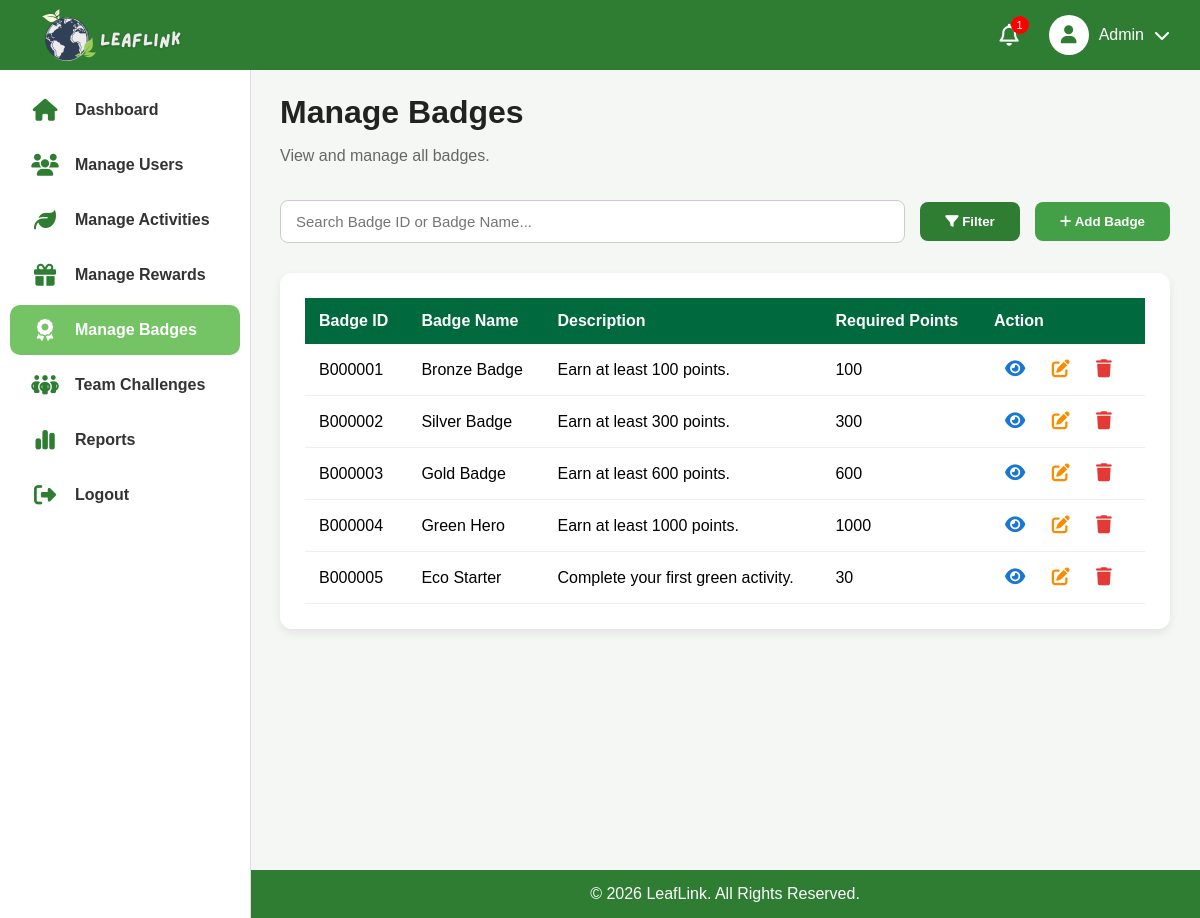
Page /admin/badges/manage_badge.php on the committed database.
### tables this page shows
CREATE TABLE `badge` (
  `badgeId` varchar(11) NOT NULL,
  `badgeName` varchar(100) NOT NULL,
  `description` text NOT NULL,
  `requiredPoints` int(11) NOT NULL
);

### admin/badges/manage_badge.php (the view, shortened to what this page needs)
<?php
    include '../includes/header.php';
    include '../includes/sidebar.php';
    $search = "";
    $sql =
        "SELECT
            badgeId,
            badgeName,
            description,
            requiredPoints
        FROM badge
        WHERE 1";
    $sql .= "
        ORDER BY badgeId ASC";
    $badgeQuery = mysqli_query($conn, $sql);
?>
<main class="main-content">
    <h1 class="dashboard-title">Manage Badges</h1>
    <p class="dashboard-subtitle">
        View and manage all badges.
    </p>
    <form class="toolbar" method="GET">
        <input
            type="text"
            name="search"
            class="search-box"
            placeholder="Search Badge ID or Badge Name..."
            value="<?= $search; ?>">
        <button type="submit" class="filter-btn">
            <i class="fa-solid fa-filter"></i>
            Filter
        </button>
        <button type="button" class="add-btn">
            <i class="fa-solid fa-plus"></i>
            Add Badge
        </button>
    </form>
    <div class="table-card">
        <table class="recent-table">
            <thead>
                <tr>
                    <th>Badge ID</th>
                    <th>Badge Name</th>
                    <th>Description</th>
                    <th>Required Points</th>
                    <th>Action</th>
                </tr>
            </thead>
            <tbody>
                <?php
                    if(mysqli_num_rows($badgeQuery) > 0){
                        while($row = mysqli_fetch_assoc($badgeQuery)){
                ?>
                <tr>
                    <td><?= $row['badgeId']; ?></td>
                    <td><?= $row['badgeName']; ?></td>
                    <td><?= $row['description']; ?></td>
                    <td><?= $row['requiredPoints']; ?></td>
                    <td>
                        <button
                            type="button" class="action-btn view-btn"
                            data-id="<?= $row['badgeId']; ?>"
                            data-name="<?= $row['badgeName']; ?>"
                            data-description="<?= $row['description']; ?>"
                            data-points="<?= $row['requiredPoints']; ?>">
                            <i class="fa-solid fa-eye"></i>
                        </button>
                        <button
                            type="button" class="action-btn edit-btn"
                            data-id="<?= $row['badgeId']; ?>"
                            data-name="<?= $row['badgeName']; ?>"
                            data-description="<?= $row['description']; ?>"
                            data-points="<?= $row['requiredPoints']; ?>">
                            <i class="fa-solid fa-pen-to-square"></i>
                        </button>
                        <button
                            type="button" class="action-btn delete-btn"
                            data-id="<?= $row['badgeId']; ?>"
                            data-name="<?= $row['badgeName']; ?>">
                            <i class="fa-solid fa-trash"></i>
                        </button>
                    </td>
                </tr>
                <?php
                        }
                } ?>
            </tbody>
        </table>
    </div>
</main>
<?php
    include'../includes/footer.php';
?>

### admin/admin.css (style rules this page uses)
body { margin: 0; background: #F5F7F5; font-family: Arial, Helvetica, sans-serif; }
.main-content { flex: 1; margin-left: 250px; margin-top: 70px; padding: 3px 30px 30px; background: #F5F7F5; }
.main-content h1 { margin-bottom: 15px; color: #222; }
.main-content p { color: #666; }
.dashboard-title { margin-bottom: 8px; color: #2E7D32; }
.dashboard-subtitle { color: #666; margin-bottom: 35px; }
.table-card { background: white; margin-top: 30px; padding: 25px; border-radius: 12px; box-shadow: 0 4px 10px rgba(0, 0, 0, 0.08); }
.recent-table { width: 100%; border-collapse: collapse; }
.recent-table th { background: #00693E; color: white; padding: 14px; text-align: left; }
.recent-table td { padding: 14px; border-bottom: 1px solid #EEEEEE; }
.toolbar { display: flex; align-items: center; gap: 15px; margin-bottom: 25px; }
.search-box { flex: 1; padding: 12px 15px; border: 1px solid #CCCCCC; border-radius: 8px; font-size: 15px; }
.filter-btn { background: #2E7D32; color: white; border: none; padding: 12px 25px; border-radius: 8px; cursor: pointer; font-weight: bold; }
.add-btn { margin-left: auto; background: #43A047; color: white; border: none; padding: 12px 25px; border-radius: 8px; cursor: pointer; font-weight: bold; }
.action-btn { border: none; background: none; cursor: pointer; font-size: 18px; margin: 0 5px; }
.view-btn { color: #1976D2; }
.edit-btn { color: #FB8C00; }
.delete-btn { color: #E53935; }

### rows in the picture
badge: badgeId "B000001", badgeName "Bronze Badge", description "Earn at least 100 points.", requiredPoints "100"
badge: badgeId "B000002", badgeName "Silver Badge", description "Earn at least 300 points.", requiredPoints "300"
badge: badgeId "B000003", badgeName "Gold Badge", description "Earn at least 600 points.", requiredPoints "600"
badge: badgeId "B000004", badgeName "Green Hero", description "Earn at least 1000 points.", requiredPoints "1000"
badge: badgeId "B000005", badgeName "Eco Starter", description "Complete your first green activity.", requiredPoints "30"

### other values in the picture
$notificationCount "1"
$fullname "Admin"
